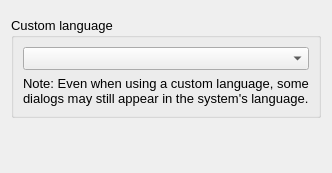
         <widget class="QWidget" name="tab_2">
          <attribute name="title">
           <string>Language</string>
          </attribute>
          <layout class="QVBoxLayout" name="verticalLayout_8">
           <property name="spacing">
            <number>15</number>
           </property>
           <property name="topMargin">
            <number>17</number>
           </property>
           <property name="bottomMargin">
            <number>15</number>
           </property>
           <item>
            <widget class="QGroupBox" name="groupBox">
             <property name="font">
              <font>
               <pointsize>10</pointsize>
              </font>
             </property>
             <property name="title">
              <string>Custom language</string>
             </property>
             <layout class="QVBoxLayout" name="verticalLayout_9">
              <item>
               <widget class="QComboBox" name="langComboBox"/>
              </item>
              <item>
               <widget class="QLabel" name="label_10">
                <property name="text">
                 <string>Note: Even when using a custom language, some dialogs may still appear in the system's language.</string>
                </property>
                <property name="textFormat">
                 <enum>Qt::PlainText</enum>
                </property>
                <property name="wordWrap">
                 <bool>true</bool>
                </property>
               </widget>
              </item>
             </layout>
            </widget>
           </item>
           <item>
            <spacer name="verticalSpacer_5">
             <property name="orientation">
              <enum>Qt::Vertical</enum>
             </property>
             <property name="sizeHint" stdset="0">
              <size>
               <width>20</width>
               <height>40</height>
              </size>
             </property>
            </spacer>
           </item>
          </layout>
         </widget>
